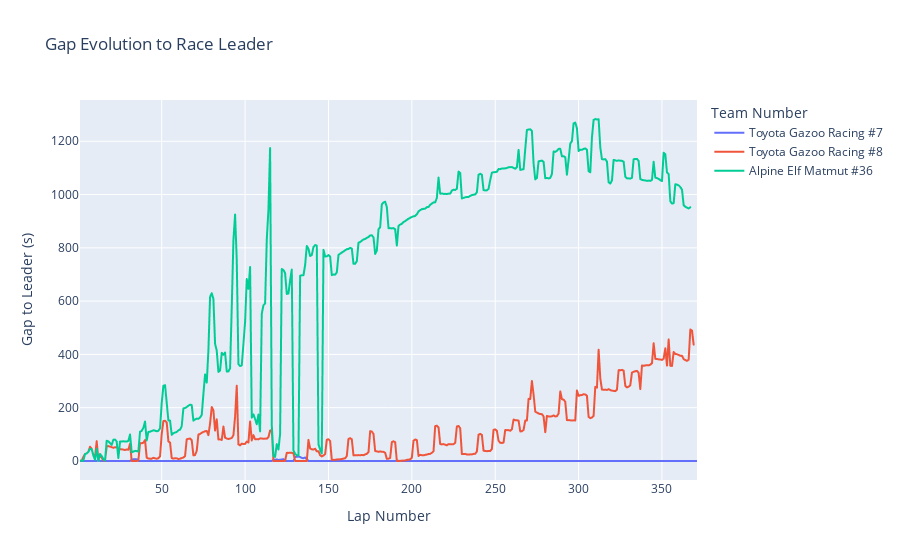

Notebook cell for this chart:
### Markdown cell above
## Gap Evolution to Leader

### Code cell
fig = px.line(LeMans,
    x="lap_number",
    y="class_gap",
    color="team_no",
    title="Gap Evolution to Race Leader",
    labels={
        "lap_number": "Lap Number",
        "class_gap": "Gap to Leader (s)",
        "team_no": "Team Number"
    }
)

fig.show()

### Figure 1 — Plotly figure (JSON) as saved in the notebook; plotly's stock layout.template omitted (floating-point values rounded to 4 significant figures; data arrays with more than 128 entries replaced by an {"elided": "..."} marker saying what was removed)
{"data": [{"hovertemplate": "Team Number=Toyota Gazoo Racing #7<br>Lap Number=%{x}<br>Gap to Leader (s)=%{y}<extra></extra>", "legendgroup": "Toyota Gazoo Racing #7", "line": {"color": "#636efa", "dash": "solid"}, "marker": {"symbol": "circle"}, "mode": "lines", "name": "Toyota Gazoo Racing #7", "showlegend": true, "type": "scattergl", "x": {"elided": "371 int values"}, "xaxis": "x", "y": {"elided": "371 float values"}, "yaxis": "y"}, {"hovertemplate": "Team Number=Toyota Gazoo Racing #8<br>Lap Number=%{x}<br>Gap to Leader (s)=%{y}<extra></extra>", "legendgroup": "Toyota Gazoo Racing #8", "line": {"color": "#EF553B", "dash": "solid"}, "marker": {"symbol": "circle"}, "mode": "lines", "name": "Toyota Gazoo Racing #8", "showlegend": true, "type": "scattergl", "x": {"elided": "369 int values"}, "xaxis": "x", "y": {"elided": "369 float values"}, "yaxis": "y"}, {"hovertemplate": "Team Number=Alpine Elf Matmut #36<br>Lap Number=%{x}<br>Gap to Leader (s)=%{y}<extra></extra>", "legendgroup": "Alpine Elf Matmut #36", "line": {"color": "#00cc96", "dash": "solid"}, "marker": {"symbol": "circle"}, "mode": "lines", "name": "Alpine Elf Matmut #36", "showlegend": true, "type": "scattergl", "x": {"elided": "367 int values"}, "xaxis": "x", "y": {"elided": "367 float values"}, "yaxis": "y"}], "layout": {"legend": {"title": {"text": "Team Number"}, "tracegroupgap": 0}, "title": {"text": "Gap Evolution to Race Leader"}, "xaxis": {"anchor": "y", "domain": [0, 1], "title": {"text": "Lap Number"}}, "yaxis": {"anchor": "x", "domain": [0, 1], "title": {"text": "Gap to Leader (s)"}}}}
